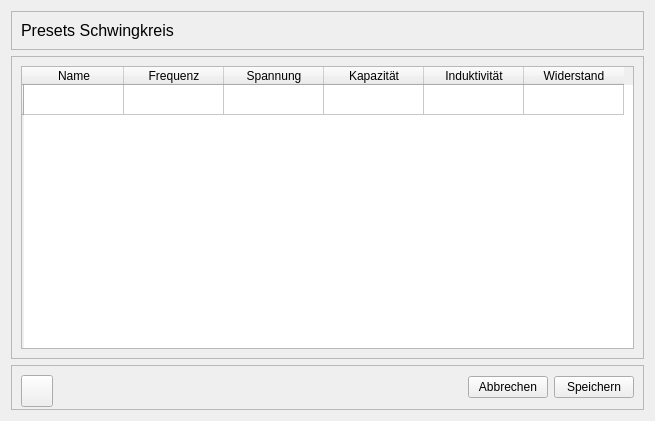
<?xml version="1.0" encoding="UTF-8"?>
<ui version="4.0">
 <class>Presets_Form</class>
 <widget class="QWidget" name="Presets_Form">
  <property name="geometry">
   <rect>
    <x>0</x>
    <y>0</y>
    <width>655</width>
    <height>421</height>
   </rect>
  </property>
  <property name="windowTitle">
   <string>Form</string>
  </property>
  <layout class="QGridLayout" name="gridLayout_3">
   <item row="0" column="0">
    <widget class="QFrame" name="frame">
     <property name="frameShape">
      <enum>QFrame::StyledPanel</enum>
     </property>
     <property name="frameShadow">
      <enum>QFrame::Raised</enum>
     </property>
     <layout class="QGridLayout" name="gridLayout">
      <item row="0" column="0">
       <widget class="QLabel" name="label_3">
        <property name="font">
         <font>
          <pointsize>12</pointsize>
         </font>
        </property>
        <property name="text">
         <string>Presets Schwingkreis</string>
        </property>
       </widget>
      </item>
     </layout>
    </widget>
   </item>
   <item row="1" column="0">
    <widget class="QFrame" name="frame_2">
     <property name="frameShape">
      <enum>QFrame::StyledPanel</enum>
     </property>
     <property name="frameShadow">
      <enum>QFrame::Raised</enum>
     </property>
     <layout class="QGridLayout" name="gridLayout_2">
      <item row="0" column="0">
       <widget class="QTableWidget" name="TW_Presets">
        <row>
         <property name="text">
          <string/>
         </property>
        </row>
        <column>
         <property name="text">
          <string>Name</string>
         </property>
        </column>
        <column>
         <property name="text">
          <string>Frequenz</string>
         </property>
        </column>
        <column>
         <property name="text">
          <string>Spannung</string>
         </property>
        </column>
        <column>
         <property name="text">
          <string>Kapazität</string>
         </property>
        </column>
        <column>
         <property name="text">
          <string>Induktivität</string>
         </property>
        </column>
        <column>
         <property name="text">
          <string>Widerstand</string>
         </property>
        </column>
       </widget>
      </item>
     </layout>
    </widget>
   </item>
   <item row="2" column="0">
    <widget class="QFrame" name="frame_3">
     <property name="maximumSize">
      <size>
       <width>16777215</width>
       <height>45</height>
      </size>
     </property>
     <property name="frameShape">
      <enum>QFrame::StyledPanel</enum>
     </property>
     <property name="frameShadow">
      <enum>QFrame::Raised</enum>
     </property>
     <layout class="QHBoxLayout" name="horizontalLayout">
      <item>
       <widget class="QToolButton" name="B_Plus">
        <property name="minimumSize">
         <size>
          <width>32</width>
          <height>32</height>
         </size>
        </property>
        <property name="maximumSize">
         <size>
          <width>32</width>
          <height>32</height>
         </size>
        </property>
        <property name="text">
         <string/>
        </property>
        <property name="icon">
         <iconset theme="battery">
          <normaloff>../OneDrive/PYSide Tests Überwachung 07.14</normaloff>../OneDrive/PYSide Tests Überwachung 07.14</iconset>
        </property>
       </widget>
      </item>
      <item>
       <spacer name="horizontalSpacer">
        <property name="orientation">
         <enum>Qt::Horizontal</enum>
        </property>
        <property name="sizeHint" stdset="0">
         <size>
          <width>40</width>
          <height>20</height>
         </size>
        </property>
       </spacer>
      </item>
      <item>
       <widget class="QPushButton" name="B_abbrechen">
        <property name="text">
         <string>Abbrechen</string>
        </property>
       </widget>
      </item>
      <item>
       <widget class="QPushButton" name="B_speichern">
        <property name="text">
         <string>Speichern</string>
        </property>
       </widget>
      </item>
     </layout>
    </widget>
   </item>
  </layout>
 </widget>
 <resources/>
 <connections/>
</ui>
